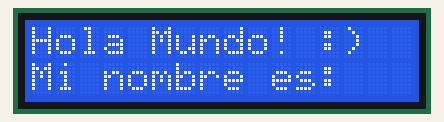
This program was run on a simulated Raspberry Pi (BCM pin numbers). Parts: 16×2 character LCD. Library files of the repository ran but are not shown: 2 file(s); what the program prints to the terminal is not drawn.

Above: at 0.4 s.
At 3.5 s:
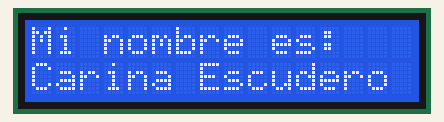
At 6.6 s:
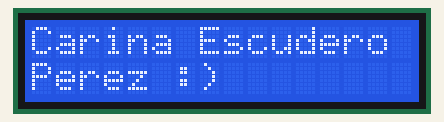
At 9.6 s:
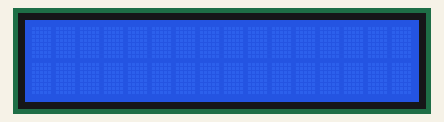

The program:

mensajeLCDReconocimiento.py
```python
import drivers
from time import sleep

display = drivers.Lcd()

try:

    while True:
        print("Writing to display")
        display.lcd_display_string("Hola Mundo! :)", 1)
        display.lcd_display_string("Mi nombre es:", 2)
        sleep(3)
        display.lcd_clear()
        display.lcd_display_string("Mi nombre es:", 1)
        display.lcd_display_string("Carina Escudero", 2)
        sleep(3)
        display.lcd_clear()
        display.lcd_display_string("Carina Escudero", 1)
        display.lcd_display_string("Perez :)", 2)
        sleep(3)
        display.lcd_clear()
        sleep(2)
except KeyboardInterrupt:

    print("Cleaning up!")
    display.lcd_clear()
```

Measured:
- by itself, everything shown: repeats every 11.3 s, in 7 steps
- what the display in image 0 shows lasts 3.0 s, from 0.3 s to 3.3 s
- what the display in image 3 shows lasts 2.0 s, from 9.5 s to 11.5 s
